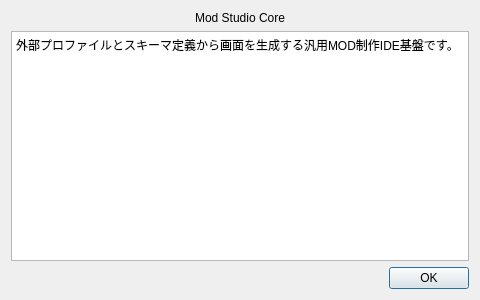
<?xml version="1.0" encoding="UTF-8"?>
<ui version="4.0">
 <class>AboutDialog</class>
 <widget class="QDialog" name="aboutDialog"><property name="geometry"><rect><x>0</x><y>0</y><width>480</width><height>300</height></rect></property><property name="windowTitle"><string>このアプリについて</string></property><layout class="QVBoxLayout" name="verticalLayout_about"><item><widget class="QLabel" name="aboutTitleLabel"><property name="alignment"><set>Qt::AlignCenter</set></property><property name="text"><string>Mod Studio Core</string></property></widget></item><item><widget class="QTextBrowser" name="aboutTextBrowser"><property name="html"><string>&lt;html&gt;&lt;body&gt;&lt;p&gt;外部プロファイルとスキーマ定義から画面を生成する汎用MOD制作IDE基盤です。&lt;/p&gt;&lt;/body&gt;&lt;/html&gt;</string></property></widget></item><item><widget class="QDialogButtonBox" name="aboutButtonBox"><property name="standardButtons"><set>QDialogButtonBox::Ok</set></property></widget></item></layout></widget>
 <resources/>
 <connections/>
</ui>
